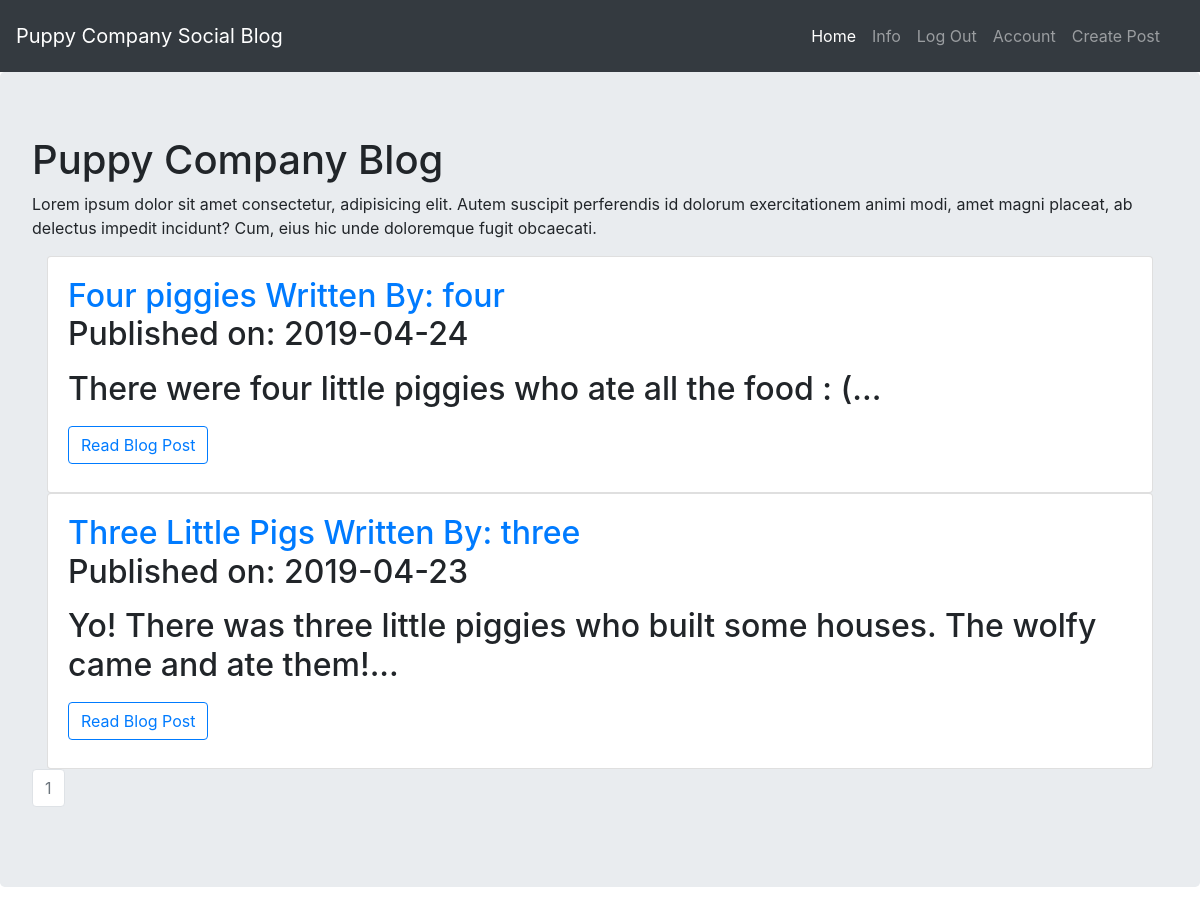
Screenshot of /index (signed in) with the database file from the repository.
### puppycompanyblog/models.py (models this page shows, shortened)
class BlogPost(db.Model):
    __tablename__ = 'blog_posts'
    users = db.relationship(User)
    id = db.Column(db.Integer,primary_key=True)
    user_id = db.Column(db.Integer,db.ForeignKey('users.id'))
    date = db.Column(db.DateTime, nullable=False, default=datetime.utcnow)
    title = db.Column(db.String(140), nullable=False)
    text = db.Column(db.Text, nullable=False)

class User(db.Model, UserMixin):
    __tablename__ = 'users'
    id = db.Column(db.Integer, primary_key=True)
    profile_image = db.Column(db.String(64), nullable=False, default='default_profile.jpg')
    email = db.Column(db.String(64), unique=True, index=True)
    username = db.Column(db.String(64), unique=True, index=True)
    password_hash = db.Column(db.String(128))
    posts = db.relationship('BlogPost', backref='author', lazy=True)

### puppycompanyblog/core/views.py (the view)
@core.route('/')
@core.route('/index')
def index():
    page = request.args.get('page', 1, type=int)
    blog_posts = BlogPost.query.order_by(BlogPost.date.desc()).paginate(page=page, per_page=5)
    return render_template('index.html', blog_posts=blog_posts)

### puppycompanyblog/models.py (called while the page is built)
@login_manager.user_loader
def load_user(user_id):
    return User.query.get(user_id)

### puppycompanyblog/templates/index.html
{% extends "base.html" %}
{% block content %}
<h1>Puppy Company Blog</h1>
<p>Lorem ipsum dolor sit amet consectetur, adipisicing elit. Autem suscipit perferendis id dolorum exercitationem animi modi, amet magni placeat, ab delectus impedit incidunt? Cum, eius hic unde doloremque fugit obcaecati.</p>
<div class="container">
    {% for post in blog_posts.items %}
        <div class="card">
            <div class="card-body">
                <h2>
                    <a class="card-title"
                       href="{{ url_for('blog_posts.blog_post', blog_post_id=post.id)  }}">
                       {{ post.title }}
                    </a>
                    <a href="{{ url_for('users.user_posts', username=post.author.username) }}">
                       Written By: {{ post.author.username }}
                    </a>
                    <p>
                        Published on: {{ post.date.strftime('%Y-%m-%d') }}
                    </p>
                    <p class="card-text">{{ post.text[:100] }}...</p>
                    <a class="btn btn-outline-primary"
                       href="{{ url_for('blog_posts.blog_post', blog_post_id=post.id) }}">
                        Read Blog Post
                    </a>
                </h2>
            </div>
        </div>
    {% endfor %}
</div>
<nav aria-label="Page navigation example">
    <ul class="pagination justify-content">
        {% for page_num in blog_posts.iter_pages(left_edge=1, right_edge=1, left_current=1, right_current=1) %}
        {% if blog_posts.page == page_num %}
        <li class="page-item disabled">
            <a class="page-link" href="{{ url_for('core.index', page=page_num) }}">
                {{ page_num }}
            </a>
        </li>
        {% else %}
        <li class="page-item">
            <a class="page-link" href="{{ url_for('core.index', page=page_num) }}">
                {{ page_num }}
            </a>
        </li>
        {% endif %}
        {% endfor %}
    </ul>
</nav>
{% endblock %}

### rows the page displays
BlogPost: title "Four piggies", author.username "four", date "2019-04-24", text "There were four little piggies who ate all the food : ("
BlogPost: title "Three Little Pigs", author.username "three", date "2019-04-23", text "Yo! There was three little piggies who built some houses. The wolfy came and ate them!"

### other values shown
{{ page_num }} "1"
